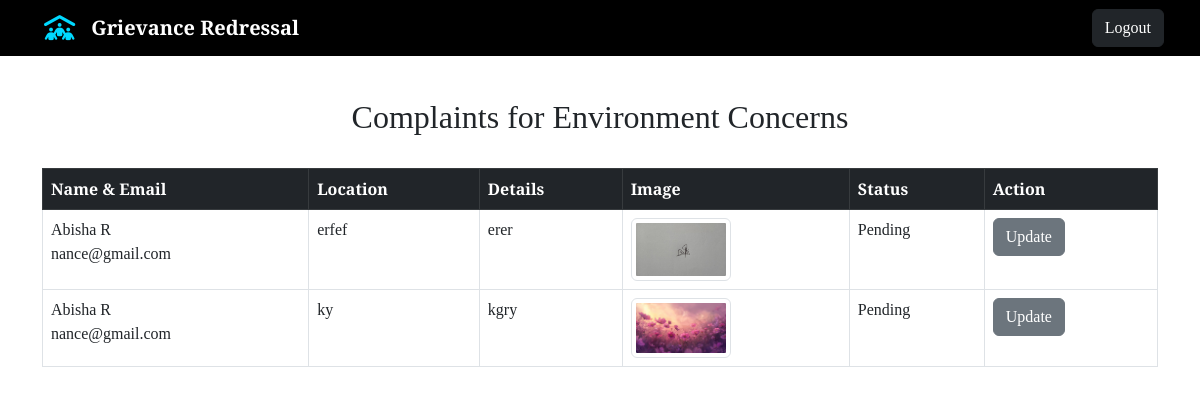
The app's page /department/Environment Concerns/ with its own data.
### user/models.py (models this page shows, shortened)
class Complaint(models.Model):
    name = models.CharField(max_length=100)
    mobile_number = models.CharField(max_length=15)
    email = models.EmailField()
    location = models.TextField()
    complaint_type = models.CharField(max_length=50, choices=DEPARTMENT_CHOICES)
    details = models.TextField()
    image = models.ImageField(upload_to='complaint_photos/', blank=True, null=True)
    created_at = models.DateTimeField(auto_now_add=True)
    status = models.CharField(max_length=20, choices=status_choices, default='Pending')

### department/views.py (the view)
# urls.py: path('department/<str:department_name>/', views.department_complaints, name='department-complaints'),
def department_complaints(request, department_name):
    complaints = Complaint.objects.filter(complaint_type=department_name)
    return render(request, 'department/complaints.html', {'complaints': complaints, 'department_name': department_name})

### department/templates/department/complaints.html (shortened to what this page needs)
<!DOCTYPE html>
{% load static %}
<html lang="en">
<head>
  <link href="https://cdn.jsdelivr.net/npm/bootstrap@5.3.0-alpha1/dist/css/bootstrap.min.css" rel="stylesheet">
  <link rel="stylesheet" href="{% static "css/style.css" %}">
  <link rel="stylesheet" href="https://cdnjs.cloudflare.com/ajax/libs/font-awesome/6.7.2/css/all.min.css" />
  <link rel="stylesheet" href="https://cdn.jsdelivr.net/npm/bootstrap-icons/font/bootstrap-icons.css">
</head>
<body class="index" style="padding-top:50px;">
  <nav class="navbar navbar-expand-lg navbar-dark bg-dark fixed-top">
    <div class="container-fluid ms-3 me-3">
      <a class="navbar-brand fw-bold"  href="#"><i class="fa-solid fa-people-roof fa-lg mx-3" style="color: #00d9ff;"></i>Grievance Redressal</a>
      <div class="collapse navbar-collapse" id="navbarNav">
        <ul class="navbar-nav ms-auto ">
          <li class="nav-item px-2">
            <form class="logout" action="{% url "user:logout" %}" method="post">
                <button class="btn btn-dark">Logout</button>
            </form>
          </li>
        </ul>
      </div>
    </div>
  </nav>
  <div class="container mt-5">
    <h2 class="text-center">Complaints for {{ department_name }}</h2>
    <div class="table-responsive">
        <table class="table table-bordered mt-4">
            <thead class="table-dark">
                <tr>
                    <th>Name & Email</th>
                    <th>Location</th>
                    <th>Details</th>
                    <th>Image</th>
                    <th>Status</th>
                    <th>Action</th>
                </tr>
            </thead>
            <tbody>
                {% for complaint in complaints %}
                <tr>
                    <td>{{ complaint.name }} <br>{{complaint.email}}</td>
                    <td>{{ complaint.location }}</td>
                    <td>{{ complaint.details }}</td>
                    <td>
                        {% if complaint.image %}
                        <img src="{{ complaint.image.url }}"
                          alt="Complaint Image"
                          class="img-thumbnail"
                          style="width: 100px; cursor: pointer;"
                          data-bs-toggle="modal"
                          data-bs-target="#imageModal{{ complaint.id }}">
                        {% else %}
                        No Image
                        {% endif %}
                    </td>
                    <td>{{ complaint.status }}</td>
                    <td>
                        <a href="{% url 'department:update_complaint_status' complaint.id %}" class="btn btn-secondary">Update</a>
                    </td>
                </tr>
                {% endfor %}
            </tbody>
        </table>
    </div>
  </div>
</body>
</html>

### static/css/style.css (style rules this page uses)
body { font-family: "Vollkorn" ; }
.navbar { background-color: black !important; }
.navbar-brand, .nav-link { color: white !important; }

### records on screen
Complaint: name "Abisha R", email "nance@gmail.com", location "erfef", details "erer", image (picture), status "Pending"
Complaint: name "Abisha R", email "nance@gmail.com", location "ky", details "kgry", image (picture), status "Pending"

### other values on screen
{{ department_name }} "Environment Concerns"
